Frame 1 (no input): blank canvas, image omitted
Frame 60 (no input): blank canvas, image omitted
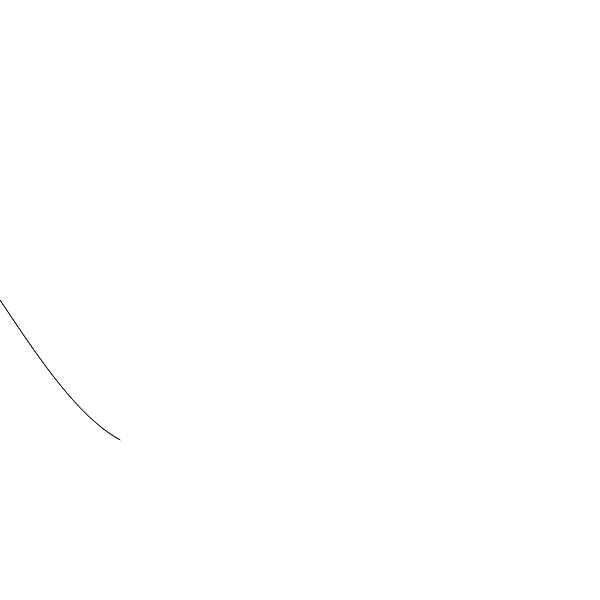
Frame 120 (the mouse pressed at the canvas centre since frame 60)

The p5.js sketch whose frames 1 and 60 were blank and that drew this single picture after the mouse press (run headless with seeded random() and noise() and a simulated clock; from frame 60 on, the mouse is pressed at the canvas centre):

// p5.js sketch
// ── sketch.js
// initialise the variables
var y0, x1, y1, x2, y2;

function setup() {
  createCanvas(600, 600);
  angleMode(RADIANS);

  // set the base of y to be half te size of the canvas
  y0 = height / 2;
  // set the first value of y1 to start at the midway point
  y1 = y0;
  // tell x axis to start at left side of the canvas
  x1 = 0;
}

function draw() {
  // this sets our wave to be half the size of the height (+150 up and -150 down)
  const amplitude = y0 / 2;

  // on each frame, let's add 1 to the last x1 value
  x2 = x1 + 1;
  // multiple amplitude by the sin calc output and offset it to the midway point
  y2 = amplitude * sin(frameCount / 100) + y0;

  // draw a line from the last known point to the new one
  line(x1, y1, x2, y2);

  // update x1, y1 to be the last known point for the next iteration
  x1 = x2;
  y1 = y2;
}
